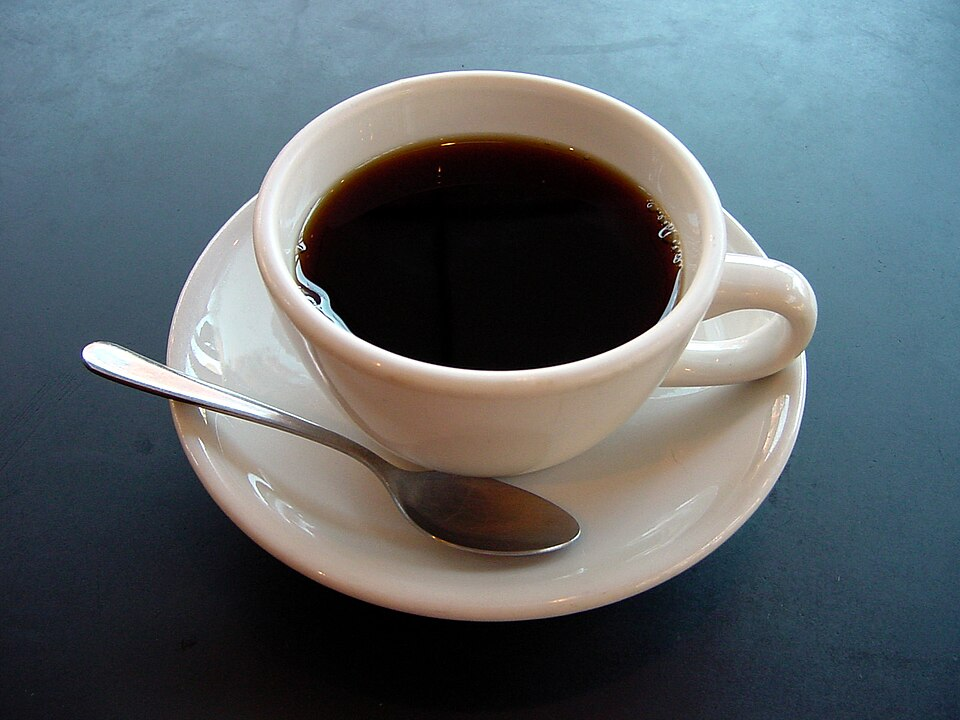
#> input picture test1.JPG, 960 x 720 px
$ python cartoon.py
#> lines starting #> are read from the running program, lines starting #| are printed output that depends on the picture; after the words box and inside, x2 and y2 are one past the last pixel; in counts of white or black regions, pixels touching at a corner belong together
import cv2

filename = input("Input the file name (ex: image.jpg): ")
#> the answer given: test1.JPG

img = cv2.imread(filename)
#> img is the input picture: shape (720, 960, 3); mean B, G, R 105.4, 100.9, 92.1
if img is None:
    print(f"Image '{filename}' not found or cannot be read")
    exit()

g = cv2.cvtColor(img, cv2.COLOR_BGR2GRAY)
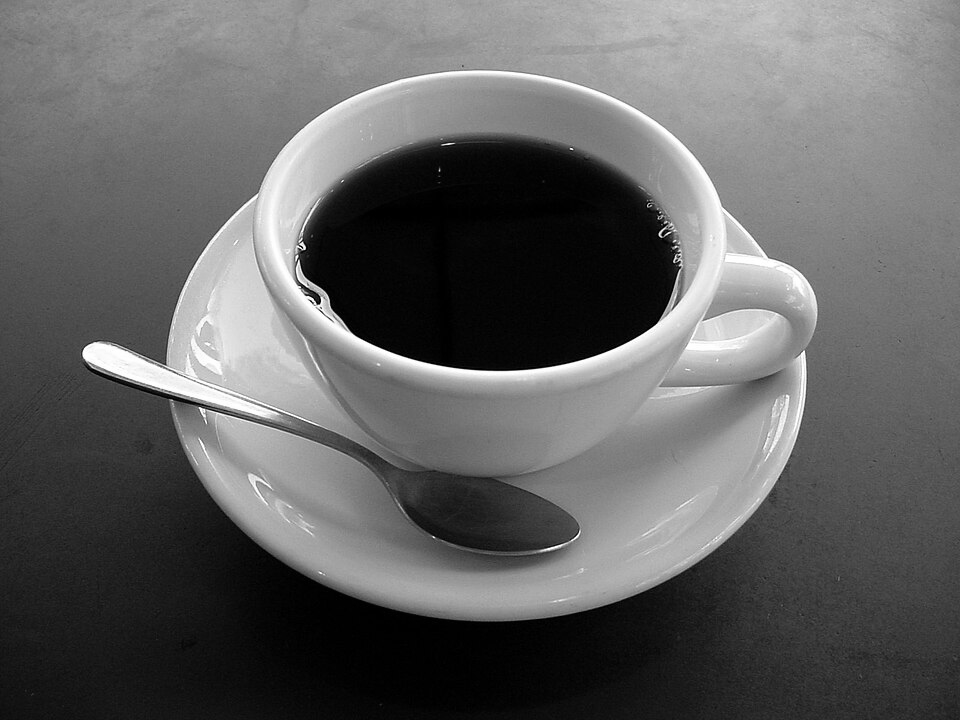
#> g: shape (720, 960); min 0, max 255, mean 98.8
g = cv2.medianBlur(g, 5)

e = cv2.adaptiveThreshold(g, 255, cv2.ADAPTIVE_THRESH_MEAN_C, cv2.THRESH_BINARY, 9, 9)
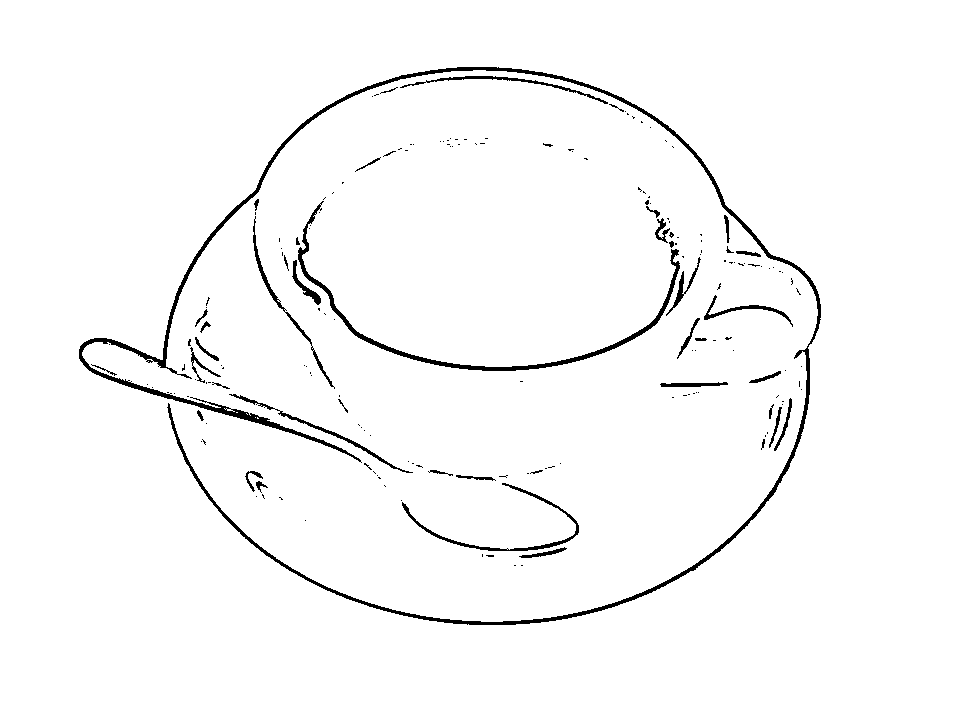
#> e: shape (720, 960); 97.5% white; 186 black regions (143 under 20 px), largest, box (x1, y1, x2, y2) and area: (79, 67, 821, 625) 8627, (298, 201, 680, 371) 2358, (402, 483, 579, 551) 846

c = cv2.bilateralFilter(img, 9, 250, 250)

cartoon = cv2.bitwise_and(c, c, mask = e)
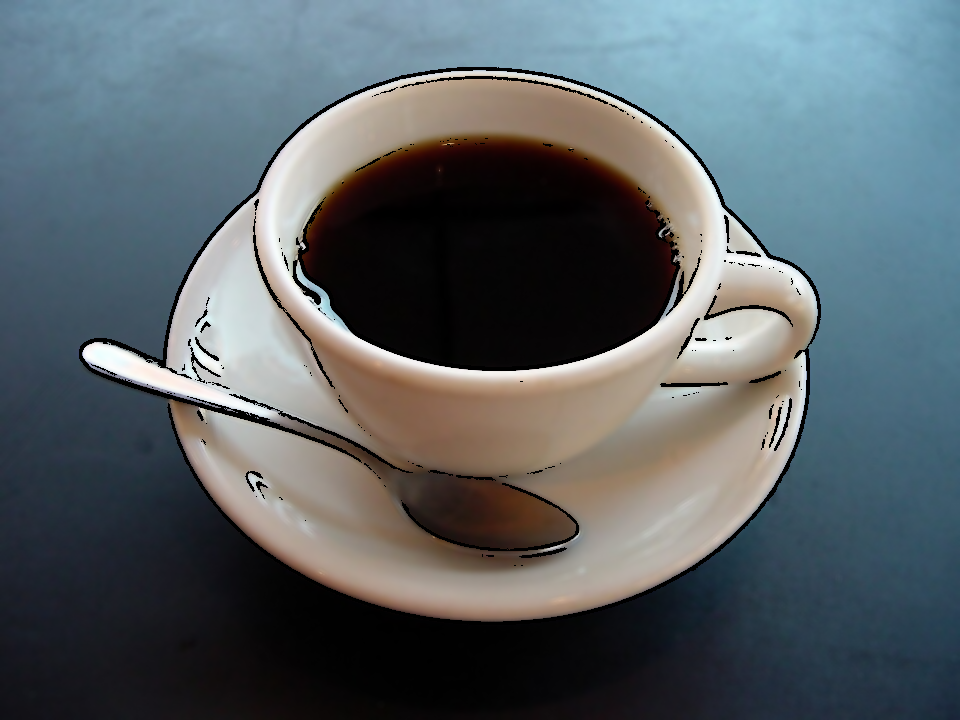
#> cartoon: shape (720, 960, 3); mean B, G, R 102.9, 98.4, 89.6

output_name = input("Input the file name for the result (ex: result.jpg): ")
#> the answer given: out.png

success = cv2.imwrite(output_name, cartoon)

if success:
    print(f"Picture has been saved as {output_name}")
else:
    print(f"Failed to save {output_name}")

cv2.imshow("Cartoon - Press any key to close", cartoon)
cv2.waitKey(0)
cv2.destroyAllWindows()

print("Program finished.")
